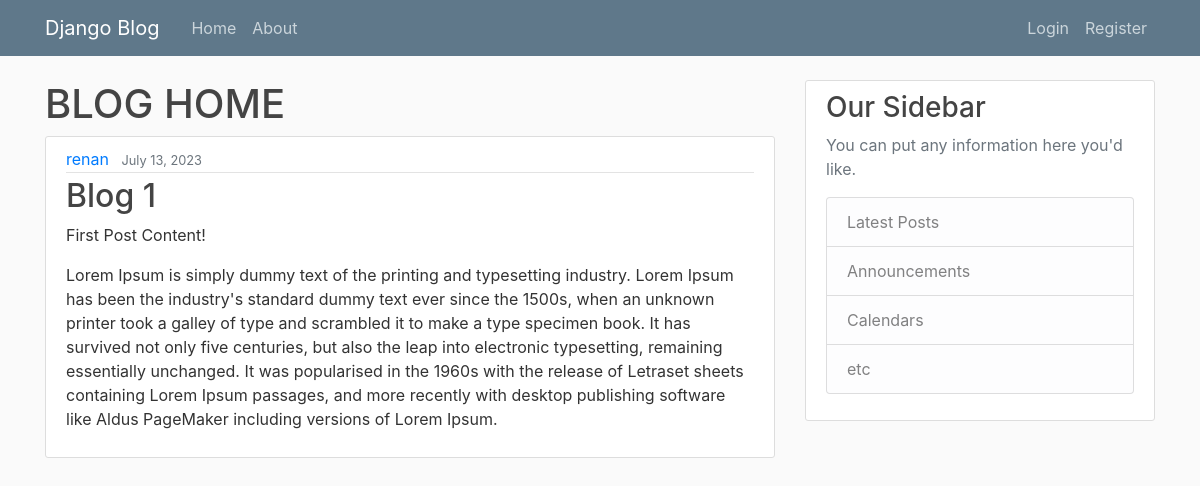
The app's page /, older data.
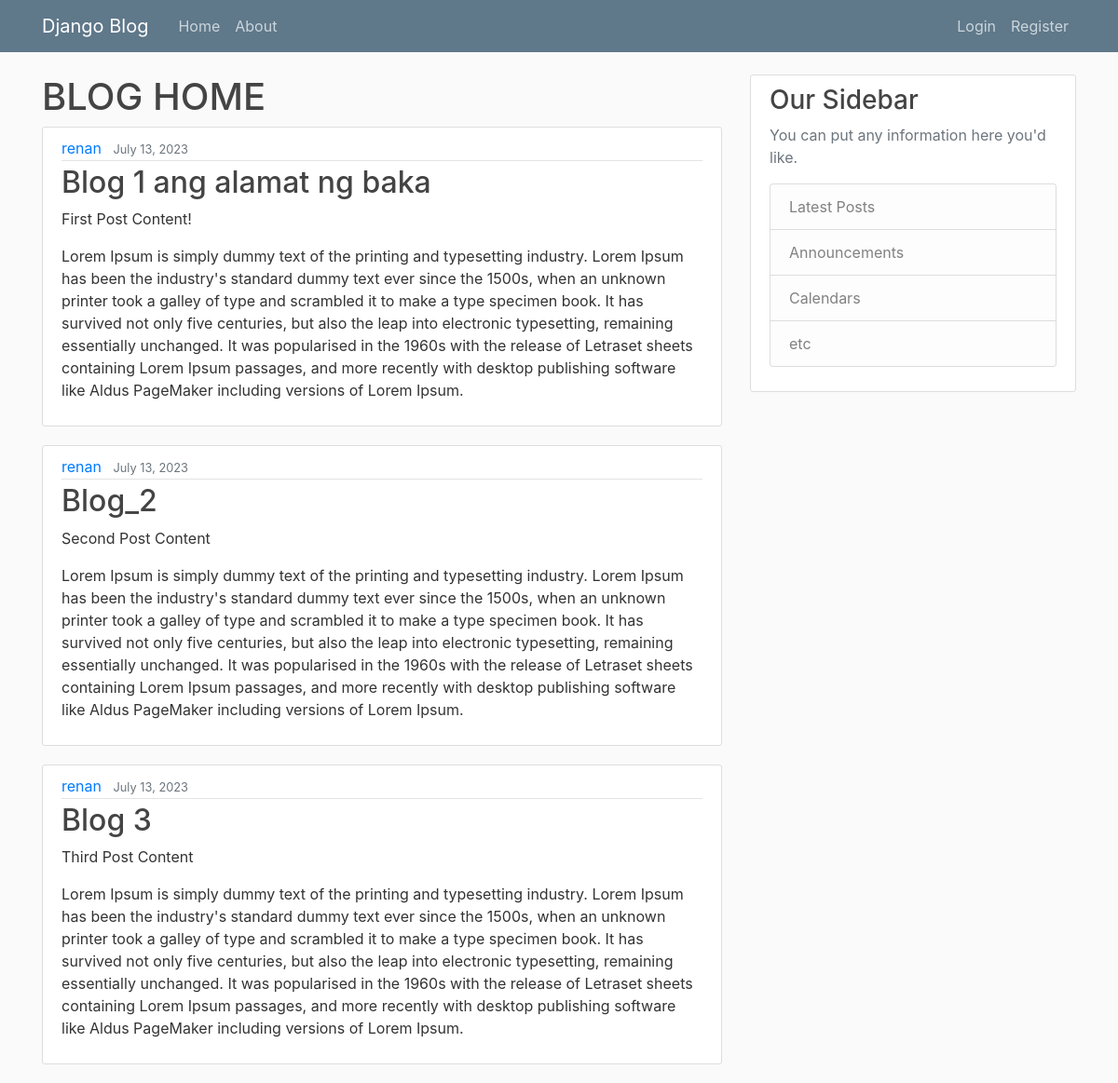
The same page, newer data.
### blog/models.py (models this page shows, shortened)
class Post(models.Model):
    title = models.CharField(max_length=100)
    content = models.TextField()
    date_posted = models.DateTimeField(default=timezone.now)
    author = models.ForeignKey(User, on_delete=models.CASCADE)

### blog/views.py (the view)
# urls.py: path('', views.home, name='blog-home'),
def home(request):
    context={
        'posts':Post.objects.all()
    }
    return render(request,'blog/home.html', context)

### blog/templates/blog/home.html
{% extends "blog/base.html" %}
{% block content %}
<h1>BLOG HOME</h1>
    {% for post in posts %}
    <article class="media content-section">
        <div class="media-body">
          <div class="article-metadata">
            <a class="mr-2" href="#">{{ post.author }}</a>
            <small class="text-muted">{{ post.date_posted|date:"F d, Y" }}</small>
          </div>
          <h2><a class="article-title" href="#">{{ post.title }}</a></h2>
          <p class="article-content">{{ post.content }}</p>
          <p>Lorem Ipsum is simply dummy text of the printing and typesetting industry. Lorem Ipsum has been the industry's standard dummy text ever since the 1500s, when an unknown printer took a galley of type and scrambled it to make a type specimen book. It has survived not only five centuries, but also the leap into electronic typesetting, remaining essentially unchanged. It was popularised in the 1960s with the release of Letraset sheets containing Lorem Ipsum passages, and more recently with desktop publishing software like Aldus PageMaker including versions of Lorem Ipsum.</p>
        </div>
      </article>
    {% endfor %}
{% endblock content %}

### blog/templates/blog/base.html (shortened to what this page needs)
{% load static %}
<!DOCTYPE html>
<html>
<head>
    <link rel="stylesheet" href="https://maxcdn.bootstrapcdn.com/bootstrap/4.0.0/css/bootstrap.min.css">
    <link rel="stylesheet" type="text/css" href="{% static 'blog/main.css' %}">
</head>
<body>
    <header class="site-header">
      <nav class="navbar navbar-expand-md navbar-dark bg-steel fixed-top">
        <div class="container">
          <a class="navbar-brand mr-4" href="{% url 'blog-home' %}">Django Blog</a>
          <div class="collapse navbar-collapse" id="navbarToggle">
            <div class="navbar-nav mr-auto">
              <a class="nav-item nav-link" href="{% url 'blog-home' %}">Home</a>
              <a class="nav-item nav-link" href="{% url 'blog-about' %}">About</a>
            </div>
            <div class="navbar-nav">
              <a class="nav-item nav-link" href="#">Login</a>
              <a class="nav-item nav-link" href="#">Register</a>
            </div>
          </div>
        </div>
      </nav>
    </header>
    <main role="main" class="container">
      <div class="row">
        <div class="col-md-8">
          {% block content %}{% endblock %}
        </div>
        <div class="col-md-4">
          <div class="content-section">
            <h3>Our Sidebar</h3>
            <p class='text-muted'>You can put any information here you'd like.
              <ul class="list-group">
                <li class="list-group-item list-group-item-light">Latest Posts</li>
                <li class="list-group-item list-group-item-light">Announcements</li>
                <li class="list-group-item list-group-item-light">Calendars</li>
                <li class="list-group-item list-group-item-light">etc</li>
              </ul>
            </p>
          </div>
        </div>
      </div>
    </main>
</body>
</html>

### blog/static/blog/main.css (style rules this page uses)
body { background: #fafafa; color: #333333; margin-top: 5rem; }
h1, h2, h3, h4, h5, h6 { color: #444444; }
ul { margin: 0; }
.bg-steel { background-color: #5f788a; }
.site-header .navbar-nav .nav-link { color: #cbd5db; }
.content-section { background: #ffffff; padding: 10px 20px; border: 1px solid #dddddd; border-radius: 3px; margin-bottom: 20px; }
.article-title { color: #444444; }
.article-content { white-space: pre-line; }
.article-metadata { padding-bottom: 1px; margin-bottom: 4px; border-bottom: 1px solid #e3e3e3 }

Row changes from the older to the newer data that the page shows:
changed Post "First Post Content!": title "Blog 1" → "Blog 1 ang alamat ng baka"
added Post: author "renan", date_posted "July 13, 2023", title "Blog_2", content "Second Post Content"
added Post: author "renan", date_posted "July 13, 2023", title "Blog 3", content "Third Post Content"
